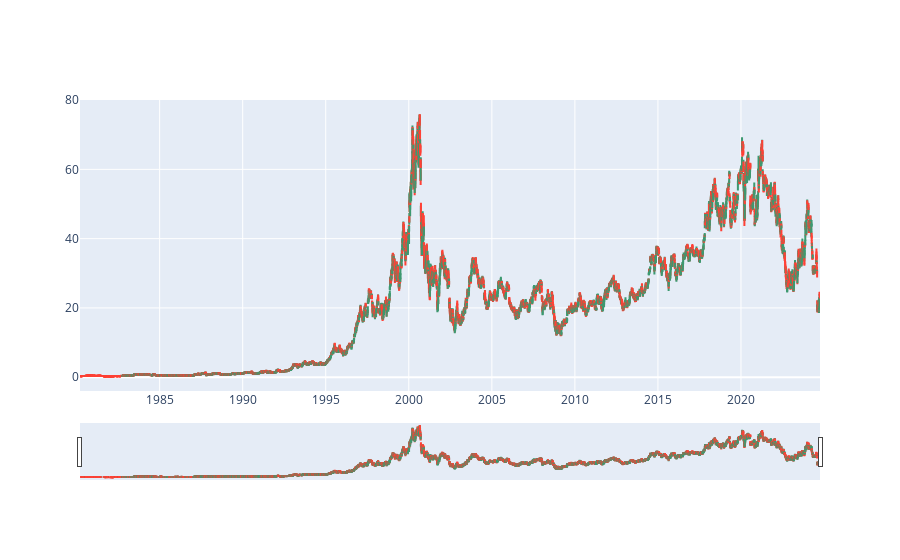

Write notebook code for a chart like this one.
### Code cell
df = df_TICKER

fig = go.Figure(data=[go.Candlestick(x=df.index,
                open=df['Open'],
                high=df['High'],
                low=df['Low'],
                close=df['Close'])])

fig.show()

### Figure 1 — Plotly figure (JSON) as saved in the notebook; plotly's stock layout.template omitted (floating-point values rounded to 4 significant figures; data arrays with more than 128 entries replaced by an {"elided": "..."} marker saying what was removed)
{"data": [{"close": {"elided": "11232 float values"}, "high": {"elided": "11232 float values"}, "low": {"elided": "11232 float values"}, "open": {"elided": "11232 float values"}, "type": "candlestick", "x": {"elided": "11232 str values"}}], "layout": {}}
